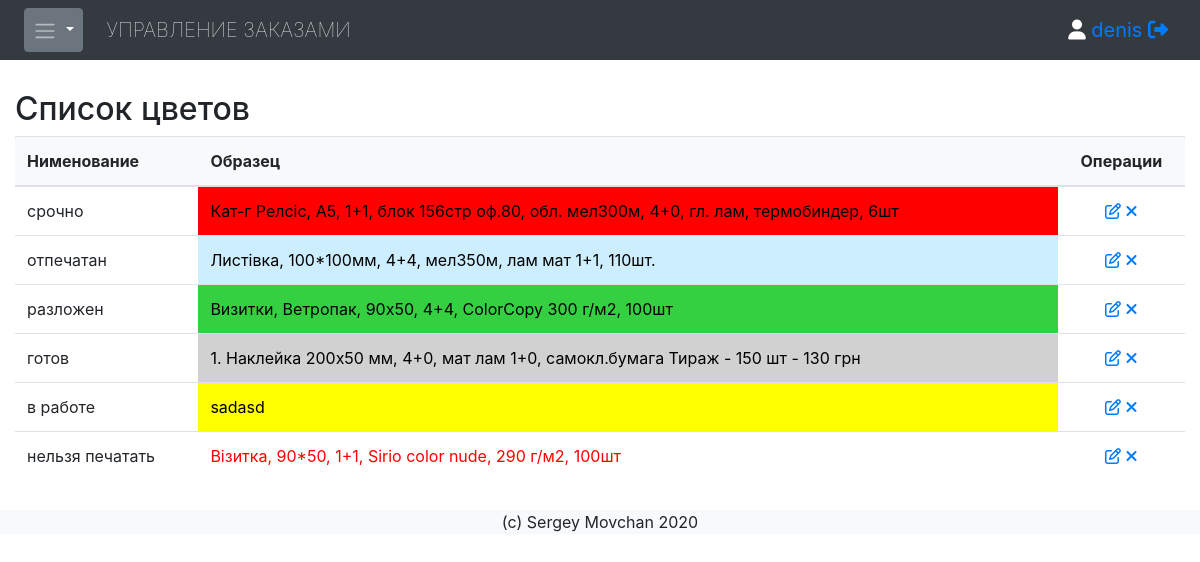
/config/colors/list/ (signed in), run on the app's committed database.
### jobqueue/models.py (models this page shows, shortened)
class Colors(models.Model):
    name = models.CharField(db_index=True, verbose_name='Название цвета', unique=True, max_length=40)
    text = models.CharField(db_index=True, verbose_name='Цвет текста', default="#000000", max_length=8)
    bg = models.CharField(db_index=True, verbose_name='Цвет фона', default="#FFFFFF", max_length=8)
    order = models.IntegerField(db_index=True, default=0)
    class Meta:
        ordering = ['order']

### jobqueue/views.py (the view)
# urls.py: re_path(r'^config/colors/list/$', views.colors_list, name='colors_list'),
@login_required
def colors_list(request):
    colors = Colors.objects.all()
    ls = list(Jobs.objects.values_list('name', flat=True)[:len(colors)])
    print(ls)
    return render(request, 'colors_list.html', {'colors':colors, 'ls':ls} )

### jobqueue/templatetags/fl_extras.py (called while the page is built)
@register.filter
def index(v, param):
    try:
        out = v[param]
    except:
        out = ""
    return out

### jobqueue/templates/colors_list.html (shortened to what this page needs)
{% extends 'base.html' %}
{% block content %}
{% load fl_extras %}
  <h2>Список цветов</h2>
  <table class="table table-hover">
    <thead>
      <tr class="bg-light">
        <th>Нименование</th>
        <th>Образец</th>
        <th class="text-center">Операции</th>
      </tr>
    </thead>
    <tbody id='sortable'>
    {% for color in colors %}
      <tr id="{{ color.id }}">
        <td>{{ color.name }}</td>
        <td style="background-color:{{ color.bg }};color:{{ color.text }};">{{ ls|index:forloop.counter0 }}</td>
        <td class="text-center">
        <a href="{% url 'colors_addedit' %}?id={{ color.id }}"><i class="fa fa-pencil-square-o" data-toggle="tooltip" data-placement="top" title="Редактировать"></i></a>
        <a href="{% url 'colors_del' %}?id={{ color.id }}"><i class="fa fa-remove" data-toggle="tooltip" data-placement="top" title="Удалить"></i></a>
        </td>
      </tr>
    {% endfor %}
    </tbody>
  </table>
{% endblock %}

### jobqueue/templates/base.html (shortened to what this page needs)
<!DOCTYPE html>
<html lang="en">
<head>
  <link rel="stylesheet" href="https://maxcdn.bootstrapcdn.com/bootstrap/4.4.1/css/bootstrap.min.css">
  <link rel="stylesheet" type="text/css" href="/static/Zebra_Datepicker/css/bootstrap/zebra_datepicker.min.css"/>
  <link rel="stylesheet" href="https://cdnjs.cloudflare.com/ajax/libs/font-awesome/4.7.0/css/font-awesome.min.css">
  <link rel="stylesheet" href="//code.jquery.com/ui/1.12.1/themes/base/jquery-ui.css">
  <link rel="stylesheet" href="/static/select.css">
  <link rel="stylesheet" href="/static/rotate.css">
  <link rel="stylesheet" href="/static/popover.css">
</head>
<body>
<nav class="navbar navbar-expand-md bg-dark navbar-dark">
    <button type="button" class="btn btn-secondary dropdown-toggle ml-2 p-2" data-toggle="dropdown">
      <span class="navbar-toggler-icon"></span>
    </button>
  <a class="navbar-brand ml-4 text-uppercase font-weight-lighter" href="{% url 'jobs_list' %}">Управление заказами</a>
  <div class="ml-auto navbar-brand">{% if request.user.is_authenticated %}
<i class="fa fa-user"></i> <a href="{% url 'profile_view' %}">{{ request.user }}</a> <a href="{% url 'logout_view' %}"><i class="fa fa-sign-out"></i></a></div>
{% else %}Авторизируйтесь{% endif %}
</nav>
<div class="container-fluid" style="margin-top:30px;margin-bottom:30px">
{% block content %}
{% endblock %}
</div>
<div class="container-fluid bg-light text-center" style="margin-bottom:0">
  <p>(c) Sergey Movchan 2020</p>
</div>
</body>
</html>

### data on the page
Colors: name "срочно", counter0 "Кат-г Релсіс, А5, 1+1, блок 156стр оф.80, обл. мел300м, 4+0, гл. лам, термобиндер, 6шт"
Colors: name "отпечатан", counter0 "Листівка, 100*100мм, 4+4, мел350м, лам мат 1+1, 110шт."
Colors: name "разложен", counter0 "Визитки, Ветропак, 90х50, 4+4, ColorCopy 300 г/м2, 100шт"
Colors: name "готов", counter0 "1. Наклейка 200х50 мм, 4+0, мат лам 1+0, самокл.бумага Тираж - 150 шт - 130 грн"
Colors: name "в работе", counter0 "sadasd"
Colors: name "нельзя печатать", counter0 "Візитка, 90*50, 1+1, Sirio color nude, 290 г/м2, 100шт"

### other printed values
{{ request.user }} "denis"
